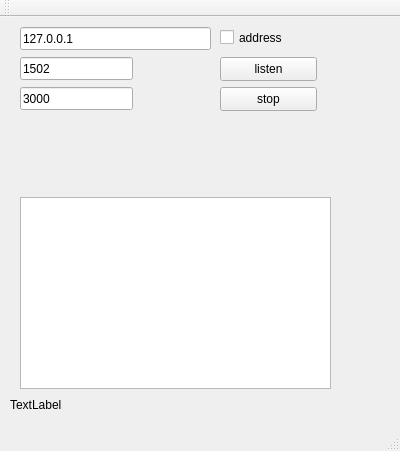
<?xml version="1.0" encoding="UTF-8"?>
<ui version="4.0">
 <class>MainWindow</class>
 <widget class="QMainWindow" name="MainWindow">
  <property name="geometry">
   <rect>
    <x>0</x>
    <y>0</y>
    <width>400</width>
    <height>451</height>
   </rect>
  </property>
  <property name="windowTitle">
   <string>MainWindow</string>
  </property>
  <widget class="QWidget" name="centralWidget">
   <widget class="QLineEdit" name="ip">
    <property name="geometry">
     <rect>
      <x>20</x>
      <y>10</y>
      <width>191</width>
      <height>23</height>
     </rect>
    </property>
    <property name="text">
     <string>127.0.0.1</string>
    </property>
    <property name="readOnly">
     <bool>false</bool>
    </property>
   </widget>
   <widget class="QLineEdit" name="port">
    <property name="geometry">
     <rect>
      <x>20</x>
      <y>40</y>
      <width>113</width>
      <height>23</height>
     </rect>
    </property>
    <property name="text">
     <string>1502</string>
    </property>
   </widget>
   <widget class="QLineEdit" name="timeout">
    <property name="geometry">
     <rect>
      <x>20</x>
      <y>70</y>
      <width>113</width>
      <height>23</height>
     </rect>
    </property>
    <property name="text">
     <string>3000</string>
    </property>
   </widget>
   <widget class="QCheckBox" name="addr">
    <property name="geometry">
     <rect>
      <x>220</x>
      <y>10</y>
      <width>86</width>
      <height>21</height>
     </rect>
    </property>
    <property name="text">
     <string>address</string>
    </property>
   </widget>
   <widget class="QPushButton" name="listen">
    <property name="geometry">
     <rect>
      <x>220</x>
      <y>40</y>
      <width>97</width>
      <height>24</height>
     </rect>
    </property>
    <property name="text">
     <string>listen</string>
    </property>
   </widget>
   <widget class="QPushButton" name="stopListen">
    <property name="geometry">
     <rect>
      <x>220</x>
      <y>70</y>
      <width>97</width>
      <height>24</height>
     </rect>
    </property>
    <property name="text">
     <string>stop</string>
    </property>
   </widget>
   <widget class="QLabel" name="connected">
    <property name="geometry">
     <rect>
      <x>10</x>
      <y>380</y>
      <width>57</width>
      <height>15</height>
     </rect>
    </property>
    <property name="text">
     <string>TextLabel</string>
    </property>
   </widget>
   <widget class="QTableWidget" name="parsetest_tableWidget">
    <property name="geometry">
     <rect>
      <x>20</x>
      <y>180</y>
      <width>311</width>
      <height>192</height>
     </rect>
    </property>
   </widget>
  </widget>
  <widget class="QMenuBar" name="menuBar">
   <property name="geometry">
    <rect>
     <x>0</x>
     <y>0</y>
     <width>400</width>
     <height>21</height>
    </rect>
   </property>
  </widget>
  <widget class="QToolBar" name="mainToolBar">
   <attribute name="toolBarArea">
    <enum>TopToolBarArea</enum>
   </attribute>
   <attribute name="toolBarBreak">
    <bool>false</bool>
   </attribute>
  </widget>
  <widget class="QStatusBar" name="statusBar"/>
 </widget>
 <layoutdefault spacing="6" margin="11"/>
 <resources/>
 <connections/>
</ui>
